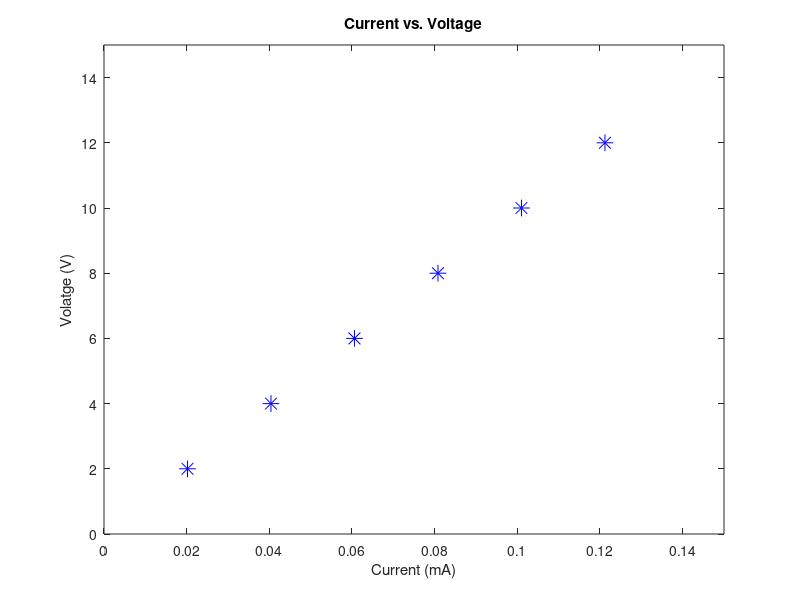

The MATLAB script that drew this image:
%Andrew Brown ENGR 201 Lab 1

clc
close all

%Plot voltage vs current

voltage = [2,4,6,8,10,12];
current = [0.0202,0.0404,0.0606,0.0808,0.1010,0.1212];

%Plot current vs voltage
plot(current,voltage,'*b','Markersize',12);
xlabel('Current (mA)');
ylabel('Volatge (V)');
title('Current vs. Voltage')
axis([0,0.15,0,15]);

coeffs = polyfit(current,voltage,1);
fprintf('Slope: %f\nY-int: %f\n',coeffs(1),coeffs(2))



